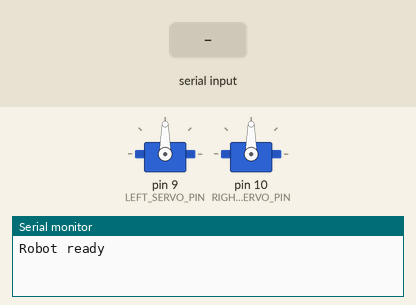
This sketch was run on a simulated Arduino Uno, built with avr-gcc and run on an emulated ATmega328P. Shown: 2 × servo, the last lines printed to the serial monitor. The inputs (shaded band) are chosen by the test bench.

Above: at 1.7 s.
1.8 s: "L" received over Serial
At 2.3 s:
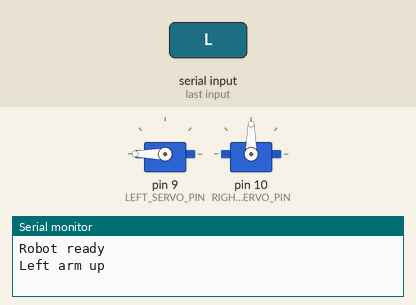
3.3 s: "R" received over Serial
At 4.5 s:
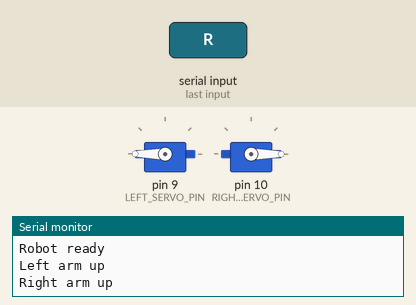
4.8 s: "l" received over Serial
At 5.8 s:
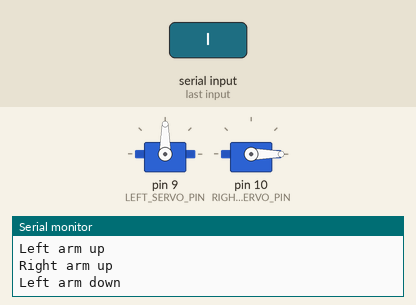
6.3 s: "T" received over Serial
At 6.9 s:
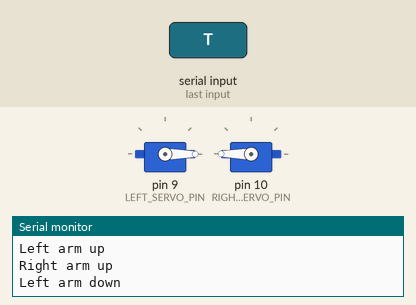
Timing chart, 0 to 9.3 s (numbered marks = the images above; inputs shaded):
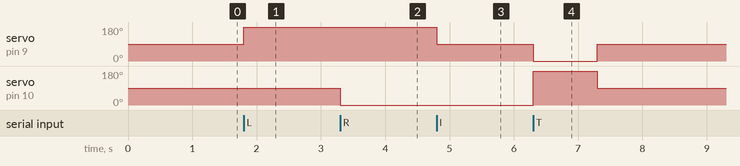

The sketch:

GCR.ino
```cpp
#include <Servo.h>

Servo leftServo;
Servo rightServo;

const int LEFT_SERVO_PIN = 9;
const int RIGHT_SERVO_PIN = 10;

int leftPosition = 90;
int rightPosition = 90;

void setup() {
  Serial.begin(9600);

  leftServo.attach(LEFT_SERVO_PIN);
  rightServo.attach(RIGHT_SERVO_PIN);

  leftServo.write(90);
  rightServo.write(90);

  delay(500);
  Serial.println("Robot ready");
}

void loop() {
  if (Serial.available() > 0) {
    char command = Serial.read();

    switch (command) {
      case 'L':
        leftPosition = 180;
        leftServo.write(leftPosition);
        Serial.println("Left arm up");
        break;

      case 'l':
        leftPosition = 90;
        leftServo.write(leftPosition);
        Serial.println("Left arm down");
        break;

      case 'R':
        rightPosition = 0;
        rightServo.write(rightPosition);
        Serial.println("Right arm up");
        break;

      case 'r':
        rightPosition = 90;
        rightServo.write(rightPosition);
        Serial.println("Right arm down");
        break;

      case 'C':
        leftPosition = 90;
        rightPosition = 90;

        leftServo.write(leftPosition);
        rightServo.write(rightPosition);

        Serial.println("Arms centered");
        break;

      case 'T':
        // Test both arms
        leftServo.write(0);
        rightServo.write(180);
        delay(1000);

        leftServo.write(90);
        rightServo.write(90);
        delay(1000);

        Serial.println("Movement test complete");
        break;
    }
  }
}
```

Measured:
- after the input at 1.8 s, servo on pin 9 (LEFT_SERVO_PIN): 90° → 180° at once
- after the input at 3.3 s, servo on pin 10 (RIGHT_SERVO_PIN): 90° → 0° at once
- after the input at 4.8 s, servo on pin 9 (LEFT_SERVO_PIN): 180° → 90° at once
- after the input at 6.3 s, servo on pin 9 (LEFT_SERVO_PIN): 90° → 0° at once, → 90° 1.0 s later; servo on pin 10 (RIGHT_SERVO_PIN): 0° → 180° at once, → 90° 1.0 s later
